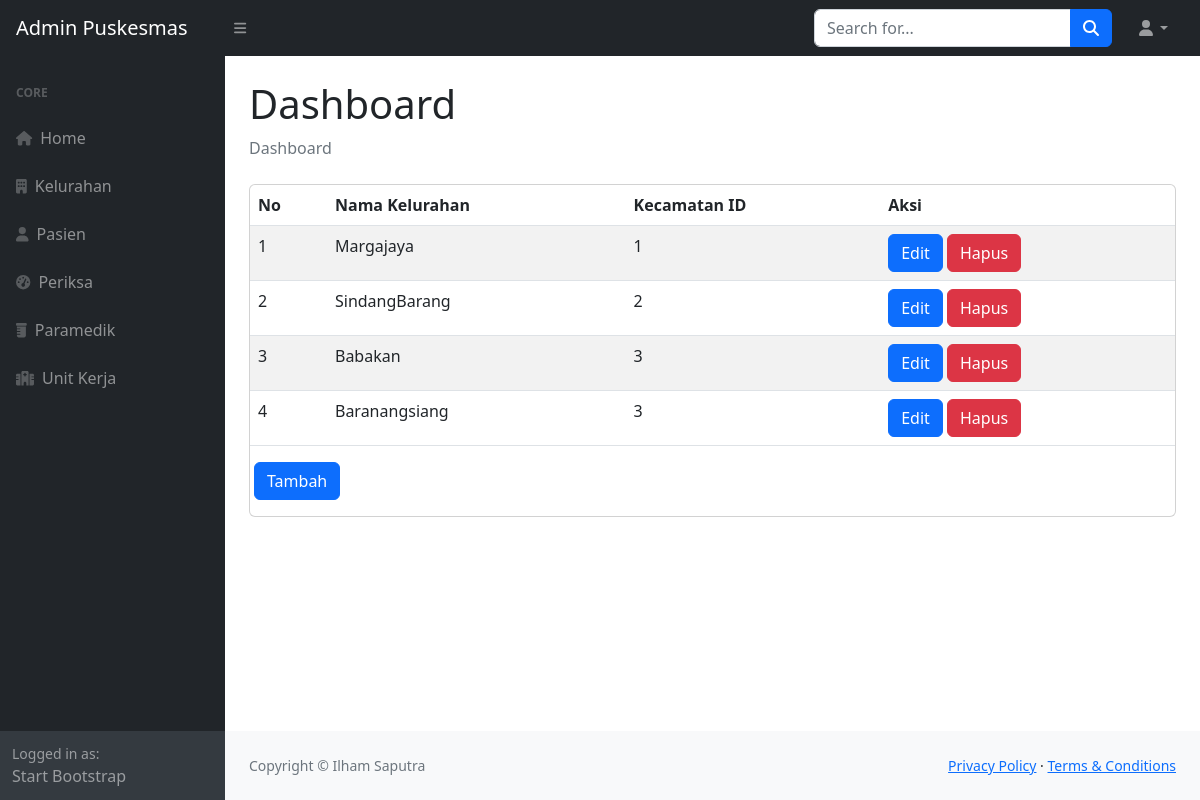
Screenshot of /admin/kelurahandb/index.php with the database file from the repository.
### tables this page shows
CREATE TABLE `kelurahan` (
  `id` int(11) NOT NULL,
  `nama` varchar(45) NOT NULL,
  `kec_id` int(11) NOT NULL
);

### admin/kelurahandb/index.php (the view)
<!DOCTYPE html>
<html lang="en">
    <?php require_once('../koneksi.php') ?>
    <?php include_once('../models/meta.php') ?>
    <body class="sb-nav-fixed">
        <?php include_once('../models/header.php') ?>
        <div id="layoutSidenav">
            <div id="layoutSidenav_nav">
                <?php include_once('../models/sidebar.php') ?>
            </div>
            <div id="layoutSidenav_content">
                <main>
                    <div class="container-fluid px-4">
                        <h1 class="mt-4">Dashboard</h1>
                        <ol class="breadcrumb mb-4">
                            <li class="breadcrumb-item active">Dashboard</li>
                        </ol>
                        <div class="card mb-4">
                            <div class="table-responsive">
                                            <table class="table table-striped">
                                                <thead>
                                                    <tr>
                                                        <th>No</th>
                                                        <th>Nama Kelurahan</th>
                                                        <th>Kecamatan ID</th>
                                                        <th>Aksi</th>
                                                    </tr>
                                                </thead>
                                                <tbody>
                                                    <?php
                                                    $no = 1;
                                                    $sql = "SELECT * FROM kelurahan";
                                                    $stmt = $dbh->prepare($sql);
                                                    $stmt->execute();
                                                    $result = $stmt->fetchAll();
                                                    foreach ($result as $row) { ?>
                                                        <tr>
                                                            <td><?= $no++ ?></td>
                                                            <td><?= $row['nama'] ?></td>
                                                            <td><?= $row['kec_id'] ?></td>
                                                            <td>
                                                                <a href="editdata.php?id=<?= $row['id'] ?>" class="btn btn-primary">Edit</a>
                                                                <a href="hapusdata.php?id=<?= $row['id'] ?>" class="btn btn-danger">Hapus</a>
                                                            </td>
                                                        </tr>
                                                    <?php }
                                                    ?>
                                                </tbody>
                                            </table>
                                            <button class="btn btn-primary mb-3 ms-1"><a href="tambahdata.php" class="text-white" style="text-decoration: none;">Tambah</a></button>
                            </div>
                        </div>
                    </div>
                </main>
                <?php include_once('../models/footer.php') ?>
            </div>
        </div>
    </body>
</html>

### rows the page displays
kelurahan: nama "Margajaya", kec "1"
kelurahan: nama "SindangBarang", kec "2"
kelurahan: nama "Babakan", kec "3"
kelurahan: nama "Baranangsiang", kec "3"
